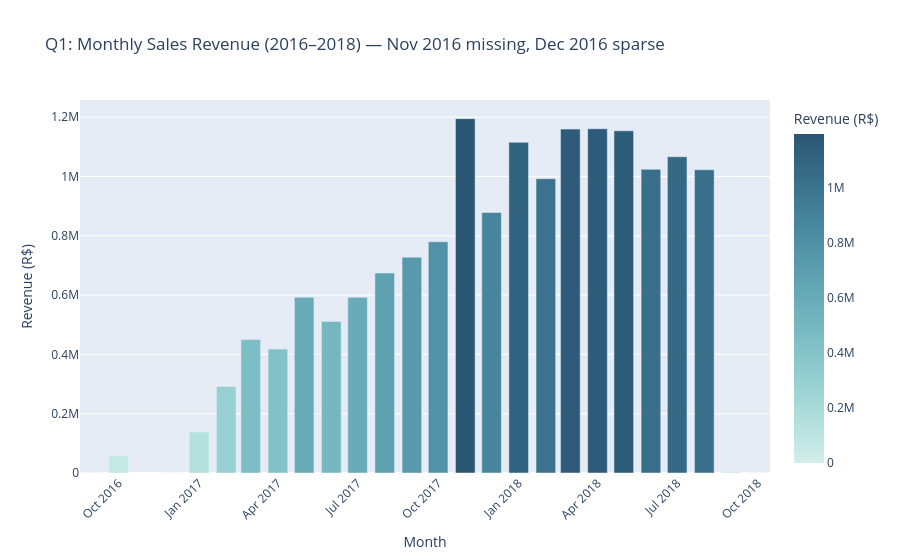
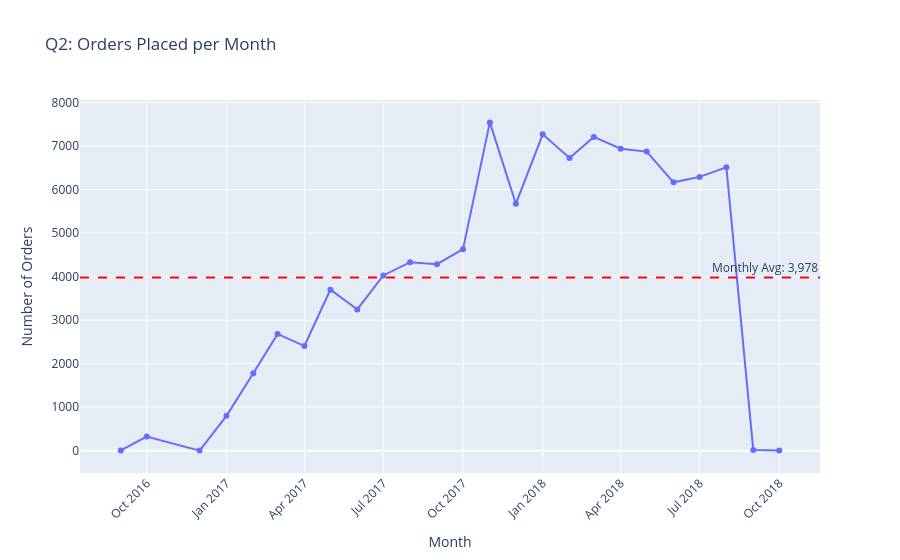

Here is the notebook cell these charts were saved with, in order:
### Code cell
# =============================================================================
# 8. REVENUE & ORDER TRENDS — TIME SERIES + DEC 2016 ANOMALY
# =============================================================================
# Timestamps live in int_orders_enriched, revenue in int_order_payments_summary
df_fct = df_fct_sales_cleaned 

df_orders_ts = load_table('stg_orders')[['order_id', 'order_purchase_timestamp', 'order_status',
                                          'order_delivered_customer_date']]
df_orders_ts['order_purchase_timestamp'] = pd.to_datetime(df_orders_ts['order_purchase_timestamp'])
df_orders_ts['order_delivered_customer_date'] = pd.to_datetime(df_orders_ts['order_delivered_customer_date'])
df_orders_ts['year_month'] = df_orders_ts['order_purchase_timestamp'].dt.to_period('M')
df_orders_ts['year'] = df_orders_ts['order_purchase_timestamp'].dt.year
df_orders_ts['month'] = df_orders_ts['order_purchase_timestamp'].dt.month

df_orders_revenue = df_orders_ts.merge(
    df_fct[['order_id', 'total_payment_value']], on='order_id', how='left'
)

# 3. Rename to match the rest of your script's logic
df_orders_revenue = df_orders_revenue.rename(columns={'total_payment_value': 'total_order_payment'})

# --- Q1: Monthly Revenue ---
monthly_revenue = (
    df_orders_revenue
    .groupby('year_month')['total_order_payment']
    .sum()
    .reset_index()
)
monthly_revenue['year_month_str'] = monthly_revenue['year_month'].astype(str)
print(f"Total Revenue: R$ {df_orders_revenue['total_order_payment'].sum():,.2f}")
display(monthly_revenue)

# --- Dec 2016 Anomaly ---
dec_2016 = df_orders_revenue[df_orders_revenue['year_month'] == '2016-12']
nov_2016 = df_orders_revenue[df_orders_revenue['year_month'] == '2016-11']
print(f"\nNov 2016 orders: {len(nov_2016)} (missing data — confirmed gap)")
print(f"Dec 2016 orders: {len(dec_2016)} (expected ~8,000+, only {len(dec_2016)} found)")
display(dec_2016[['order_id', 'order_purchase_timestamp', 'total_order_payment']])

fig = px.bar(
    monthly_revenue,
    x='year_month_str', y='total_order_payment',
    title='Q1: Monthly Sales Revenue (2016–2018) — Nov 2016 missing, Dec 2016 sparse',
    labels={'year_month_str': 'Month', 'total_order_payment': 'Revenue (R$)'},
    color='total_order_payment', color_continuous_scale='teal'
)
fig.update_layout(xaxis_tickangle=-45)
fig.show()

# --- Q2: Orders by Month ---
monthly_orders = (
    df_orders_ts
    .groupby('year_month')
    .size()
    .reset_index(name='order_count')
)
monthly_orders['year_month_str'] = monthly_orders['year_month'].astype(str)
monthly_avg = monthly_orders['order_count'].mean()
print(f"\nTotal Orders: {monthly_orders['order_count'].sum():,}")
print(f"Monthly Average Orders: {monthly_avg:,.0f}")

fig2 = px.line(
    monthly_orders,
    x='year_month_str', y='order_count',
    title='Q2: Orders Placed per Month',
    labels={'year_month_str': 'Month', 'order_count': 'Number of Orders'},
    markers=True
)
fig2.add_hline(y=monthly_avg, line_dash='dash', line_color='red',
               annotation_text=f'Monthly Avg: {monthly_avg:,.0f}')
fig2.update_layout(xaxis_tickangle=-45)
fig2.show()

print("""
INSIGHT: Nov 2016 = 0 entries, Dec 2016 = 1 entry only — confirmed data gap, not a real
business event. Monthly average ~8,600 orders. Peak months: Aug, May, Jul.
""")

### Figure 1 — Plotly figure (JSON) as saved in the notebook; plotly's stock layout.template omitted (floating-point values rounded to 4 significant figures)
{"data": [{"hovertemplate": "Month=%{x}<br>Revenue (R$)=%{marker.color}<extra></extra>", "legendgroup": "", "marker": {"color": [252.2, 59090.0, 19.62, 138500.0, 291900.0, 449900.0, 417800.0, 592900.0, 511300.0, 592400.0, 674400.0, 727800.0, 779700.0, 1195000.0, 878400.0, 1115000.0, 992500.0, 1160000.0, 1161000.0, 1154000.0, 1024000.0, 1067000.0, 1022000.0, 4440.0, 589.7], "coloraxis": "coloraxis", "pattern": {"shape": ""}}, "name": "", "orientation": "v", "showlegend": false, "textposition": "auto", "type": "bar", "x": ["2016-09", "2016-10", "2016-12", "2017-01", "2017-02", "2017-03", "2017-04", "2017-05", "2017-06", "2017-07", "2017-08", "2017-09", "2017-10", "2017-11", "2017-12", "2018-01", "2018-02", "2018-03", "2018-04", "2018-05", "2018-06", "2018-07", "2018-08", "2018-09", "2018-10"], "xaxis": "x", "y": [252.2, 59090.0, 19.62, 138500.0, 291900.0, 449900.0, 417800.0, 592900.0, 511300.0, 592400.0, 674400.0, 727800.0, 779700.0, 1195000.0, 878400.0, 1115000.0, 992500.0, 1160000.0, 1161000.0, 1154000.0, 1024000.0, 1067000.0, 1022000.0, 4440.0, 589.7], "yaxis": "y"}], "layout": {"barmode": "relative", "coloraxis": {"colorbar": {"title": {"text": "Revenue (R$)"}}, "colorscale": [[0, "rgb(209, 238, 234)"], [0.1667, "rgb(168, 219, 217)"], [0.3333, "rgb(133, 196, 201)"], [0.5, "rgb(104, 171, 184)"], [0.6667, "rgb(79, 144, 166)"], [0.8333, "rgb(59, 115, 143)"], [1, "rgb(42, 86, 116)"]]}, "legend": {"tracegroupgap": 0}, "title": {"text": "Q1: Monthly Sales Revenue (2016–2018) — Nov 2016 missing, Dec 2016 sparse"}, "xaxis": {"anchor": "y", "domain": [0, 1], "tickangle": -45, "title": {"text": "Month"}}, "yaxis": {"anchor": "x", "domain": [0, 1], "title": {"text": "Revenue (R$)"}}}}

### Figure 2 — Plotly figure (JSON) as saved in the notebook; plotly's stock layout.template omitted (floating-point values rounded to 4 significant figures)
{"data": [{"hovertemplate": "Month=%{x}<br>Number of Orders=%{y}<extra></extra>", "legendgroup": "", "line": {"color": "#636efa", "dash": "solid"}, "marker": {"symbol": "circle"}, "mode": "lines+markers", "name": "", "orientation": "v", "showlegend": false, "type": "scatter", "x": ["2016-09", "2016-10", "2016-12", "2017-01", "2017-02", "2017-03", "2017-04", "2017-05", "2017-06", "2017-07", "2017-08", "2017-09", "2017-10", "2017-11", "2017-12", "2018-01", "2018-02", "2018-03", "2018-04", "2018-05", "2018-06", "2018-07", "2018-08", "2018-09", "2018-10"], "xaxis": "x", "y": [4, 324, 1, 800, 1780, 2682, 2404, 3700, 3245, 4026, 4331, 4285, 4631, 7544, 5673, 7269, 6728, 7211, 6939, 6873, 6167, 6292, 6512, 16, 4], "yaxis": "y"}], "layout": {"annotations": [{"showarrow": false, "text": "Monthly Avg: 3,978", "x": 1, "xanchor": "right", "xref": "x domain", "y": 3978.0, "yanchor": "bottom", "yref": "y"}], "legend": {"tracegroupgap": 0}, "shapes": [{"line": {"color": "red", "dash": "dash"}, "type": "line", "x0": 0, "x1": 1, "xref": "x domain", "y0": 3978.0, "y1": 3978.0, "yref": "y"}], "title": {"text": "Q2: Orders Placed per Month"}, "xaxis": {"anchor": "y", "domain": [0, 1], "tickangle": -45, "title": {"text": "Month"}}, "yaxis": {"anchor": "x", "domain": [0, 1], "title": {"text": "Number of Orders"}}}}
